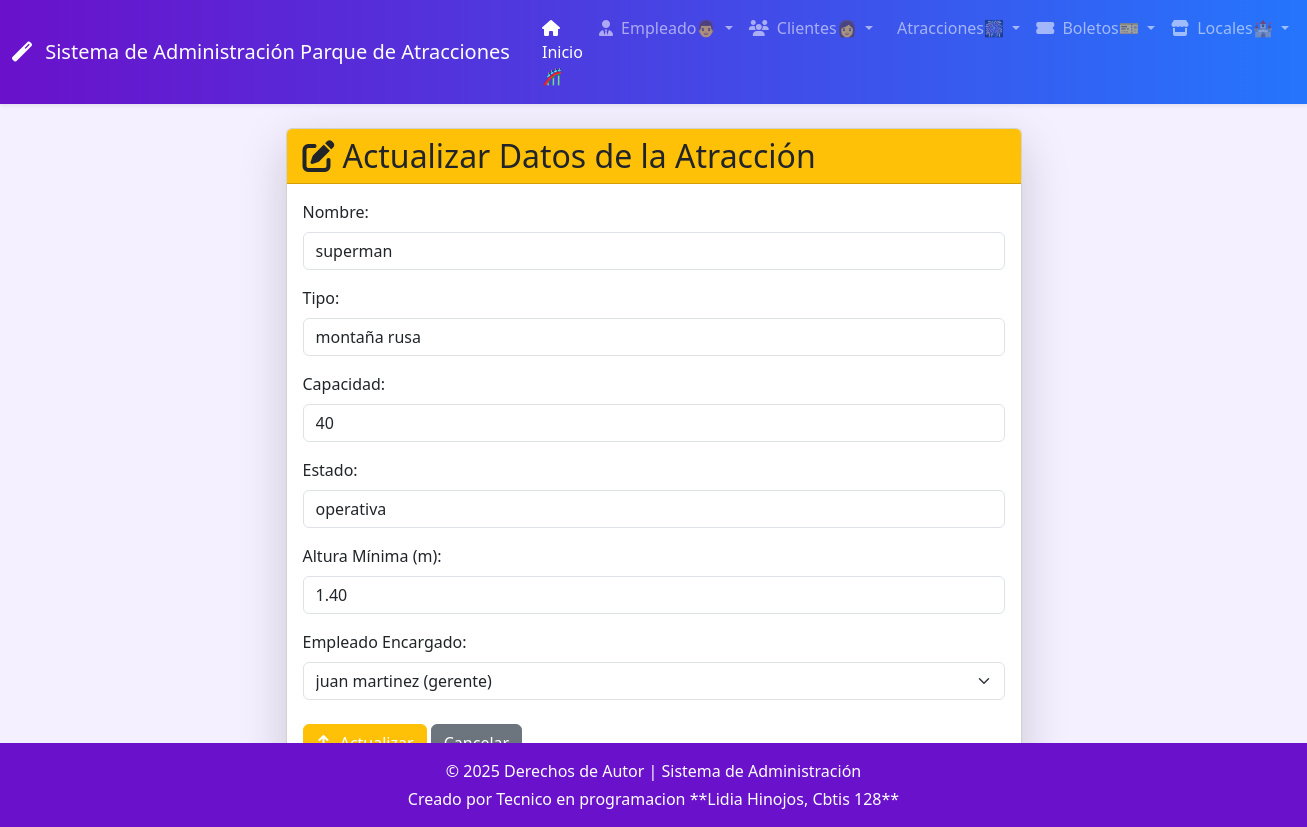
Screenshot of /atraccion/actualizar/1/ with the database file from the repository.
### app_parque/models.py (models this page shows, shortened)
class Atraccion(models.Model):
    id_atr = models.AutoField(primary_key=True, unique=True) # [cite: 53]
    nombre = models.CharField(max_length=50) # [cite: 54]
    tipo = models.CharField(max_length=50) # [cite: 55]
    capacidad = models.IntegerField() # [cite: 56]
    estado = models.CharField(max_length=100) # [cite: 57]
    altura_min = models.DecimalField(max_digits=3, decimal_places=2) # [cite: 58]
    id_emp = models.ForeignKey('Empleado', on_delete=models.SET_NULL, null=True, blank=True) # [cite: 59]

class Empleado(models.Model):
    id_emp = models.AutoField(primary_key=True, unique=True) # [cite: 28]
    nombre = models.CharField(max_length=50) # [cite: 29]
    apellido = models.CharField(max_length=50) # [cite: 30]
    puesto = models.CharField(max_length=40) #
    telefono = models.CharField(max_length=15) # [cite: 32]
    salario = models.DecimalField(max_digits=8, decimal_places=2) # [cite: 33]
    id_atr = models.ForeignKey(Atraccion, on_delete=models.SET_NULL, null=True, blank=True) # [cite: 34]

### app_parque/views.py (the view)
# urls.py: path('atraccion/actualizar/<int:pk>/', views.actualizar_atraccion, name='actualizar_atraccion'),
def actualizar_atraccion(request, pk):
    atraccion = get_object_or_404(Atraccion, pk=pk)
    empleados = Empleado.objects.all()
    return render(request, 'atraccion/actualizar_atraccion.html', {'atraccion': atraccion, 'empleados': empleados})

### app_parque/templates/atraccion/actualizar_atraccion.html (shortened to what this page needs)
{% extends "base.html" %}
{% block content %}
<div class="row justify-content-center">
    <div class="col-md-8">
        <div class="card shadow-lg">
            <div class="card-header bg-warning text-dark">
                <h2 class="mb-0"><i class="fas fa-edit me-2"></i>Actualizar Datos de la Atracción</h2>
            </div>
            <div class="card-body">
                <form method="POST" action="{% url 'realizar_actualizacion_atraccion' atraccion.id_atr %}">
                    <div class="mb-3">
                        <label for="nombre" class="form-label">Nombre:</label>
                        <input type="text" class="form-control" id="nombre" name="nombre" value="{{ atraccion.nombre }}" required>
                    </div>
                    <div class="mb-3">
                        <label for="tipo" class="form-label">Tipo:</label>
                        <input type="text" class="form-control" id="tipo" name="tipo" value="{{ atraccion.tipo }}" required>
                    </div>
                    <div class="mb-3">
                        <label for="capacidad" class="form-label">Capacidad:</label>
                        <input type="number" class="form-control" id="capacidad" name="capacidad" value="{{ atraccion.capacidad }}" required>
                    </div>
                    <div class="mb-3">
                        <label for="estado" class="form-label">Estado:</label>
                        <input type="text" class="form-control" id="estado" name="estado" value="{{ atraccion.estado }}" required>
                    </div>
                    <div class="mb-3">
                        <label for="altura_min" class="form-label">Altura Mínima (m):</label>
                        <input type="number" step="0.01" class="form-control" id="altura_min" name="altura_min" value="{{ atraccion.altura_min }}" required>
                    </div>
                    <div class="mb-4">
                        <label for="id_emp" class="form-label">Empleado Encargado:</label>
                        <select class="form-select" id="id_emp" name="id_emp">
                            {% for empleado in empleados %}
                                <option value="{{ empleado.id_emp }}"
                                    {% if atraccion.id_emp_id == empleado.id_emp %}selected{% endif %}>
                                    {{ empleado.nombre }} {{ empleado.apellido }} ({{ empleado.puesto }})
                                </option>
                            {% endfor %}
                        </select>
                    </div>
                    <button type="submit" class="btn btn-warning text-white"> Actualizar</button>
                    <a href="{% url 'ver_atraccion' %}" class="btn btn-secondary">Cancelar</a>
                </form>
            </div>
        </div>
    </div>
</div>
{% endblock %}

### app_parque/templates/base.html (style rules this page uses)
:root { --primary-color: #6a11cb; --secondary-color: #2575fc; --light-bg: #f5f0ff; --nav-bg: linear-gradient(to right, var(--primary-color), var(--secondary-color)); }
body { background-color: var(--light-bg); }

### rows the page displays
Atraccion: nombre "superman", tipo "montaña rusa", capacidad "40", estado "operativa", altura_min "1.40", id_emp "juan martinez (gerente)"
